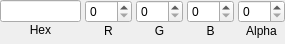
<?xml version="1.0" encoding="UTF-8"?>
<ui version="4.0">
 <class>ColorInput</class>
 <widget class="QWidget" name="ColorInput">
  <property name="geometry">
   <rect>
    <x>0</x>
    <y>0</y>
    <width>285</width>
    <height>44</height>
   </rect>
  </property>
  <property name="windowTitle">
   <string>Form</string>
  </property>
  <layout class="QGridLayout" name="gridLayout">
   <property name="leftMargin">
    <number>0</number>
   </property>
   <property name="topMargin">
    <number>0</number>
   </property>
   <property name="rightMargin">
    <number>0</number>
   </property>
   <property name="bottomMargin">
    <number>0</number>
   </property>
   <property name="spacing">
    <number>4</number>
   </property>
   <item row="0" column="3">
    <layout class="QVBoxLayout" name="verticalLayout_2">
     <property name="spacing">
      <number>1</number>
     </property>
     <item>
      <widget class="QSpinBox" name="sbGreen">
       <property name="maximum">
        <number>255</number>
       </property>
      </widget>
     </item>
     <item>
      <widget class="QLabel" name="label_2">
       <property name="font">
        <font>
         <pointsize>9</pointsize>
        </font>
       </property>
       <property name="text">
        <string>G</string>
       </property>
       <property name="alignment">
        <set>Qt::AlignHCenter|Qt::AlignTop</set>
       </property>
      </widget>
     </item>
    </layout>
   </item>
   <item row="0" column="4">
    <layout class="QVBoxLayout" name="verticalLayout_3">
     <property name="spacing">
      <number>1</number>
     </property>
     <item>
      <widget class="QSpinBox" name="sbBlue">
       <property name="maximum">
        <number>255</number>
       </property>
      </widget>
     </item>
     <item>
      <widget class="QLabel" name="label_3">
       <property name="font">
        <font>
         <pointsize>9</pointsize>
        </font>
       </property>
       <property name="text">
        <string>B</string>
       </property>
       <property name="alignment">
        <set>Qt::AlignHCenter|Qt::AlignTop</set>
       </property>
      </widget>
     </item>
    </layout>
   </item>
   <item row="0" column="1">
    <layout class="QVBoxLayout" name="verticalLayout">
     <property name="spacing">
      <number>1</number>
     </property>
     <item>
      <widget class="QSpinBox" name="sbRed">
       <property name="maximum">
        <number>255</number>
       </property>
      </widget>
     </item>
     <item>
      <widget class="QLabel" name="label">
       <property name="font">
        <font>
         <pointsize>9</pointsize>
        </font>
       </property>
       <property name="text">
        <string>R</string>
       </property>
       <property name="alignment">
        <set>Qt::AlignHCenter|Qt::AlignTop</set>
       </property>
      </widget>
     </item>
    </layout>
   </item>
   <item row="0" column="5">
    <layout class="QVBoxLayout" name="verticalLayout_4">
     <property name="spacing">
      <number>1</number>
     </property>
     <item>
      <widget class="QSpinBox" name="sbAlpha">
       <property name="maximum">
        <number>100</number>
       </property>
      </widget>
     </item>
     <item>
      <widget class="QLabel" name="label_4">
       <property name="font">
        <font>
         <pointsize>9</pointsize>
        </font>
       </property>
       <property name="text">
        <string>Alpha</string>
       </property>
       <property name="alignment">
        <set>Qt::AlignHCenter|Qt::AlignTop</set>
       </property>
      </widget>
     </item>
    </layout>
   </item>
   <item row="0" column="0">
    <layout class="QVBoxLayout" name="verticalLayout_6">
     <property name="spacing">
      <number>1</number>
     </property>
     <item>
      <widget class="QLineEdit" name="txtHex"/>
     </item>
     <item>
      <widget class="QLabel" name="label_5">
       <property name="font">
        <font>
         <pointsize>9</pointsize>
        </font>
       </property>
       <property name="text">
        <string>Hex</string>
       </property>
       <property name="alignment">
        <set>Qt::AlignHCenter|Qt::AlignTop</set>
       </property>
      </widget>
     </item>
    </layout>
   </item>
  </layout>
 </widget>
 <resources/>
 <connections/>
</ui>
